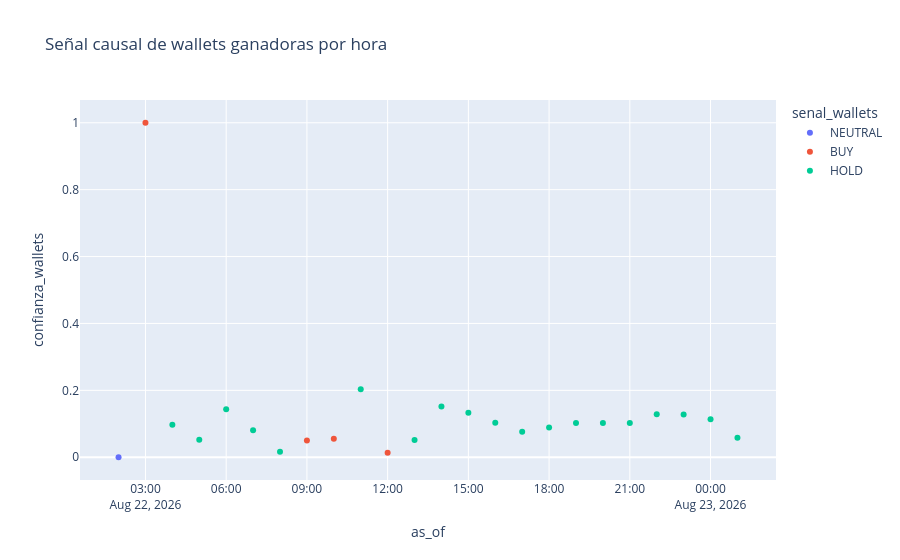
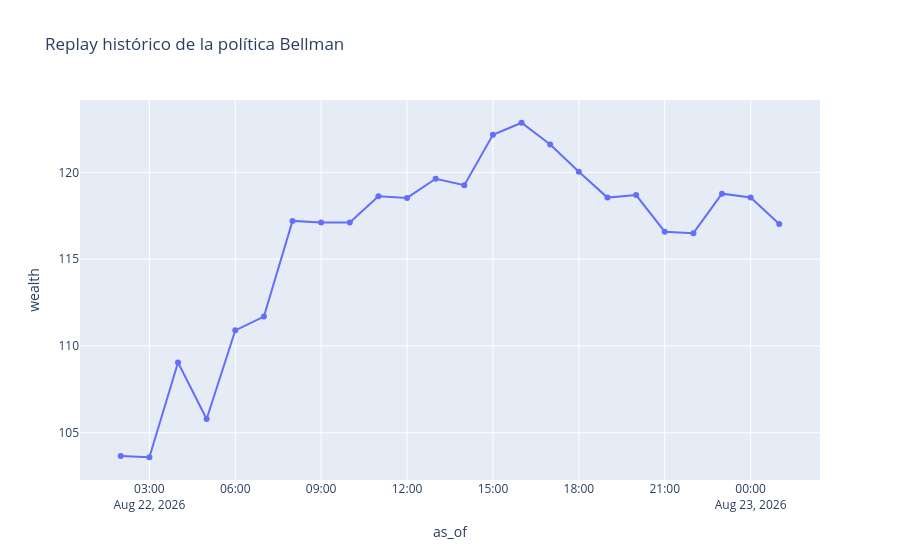

Notebook code for these charts, in order:
### Code cell
import plotly.express as px

fig_senal = px.scatter(
    observaciones_rl,
    x="as_of",
    y="confianza_wallets",
    color="senal_wallets",
    hover_data=["support_buy", "support_sell", "support_hold"],
    title="Señal causal de wallets ganadoras por hora",
)

fig_replay = px.line(
    replay,
    x="as_of",
    y="wealth",
    markers=True,
    title="Replay histórico de la política Bellman",
)

fig_senal.show()
fig_replay.show()

### Figure 1 — Plotly figure (JSON) as saved in the notebook; plotly's stock layout.template omitted (floating-point values rounded to 4 significant figures)
{"data": [{"customdata": [[0.0, 0.0, 0.0]], "hovertemplate": "senal_wallets=NEUTRAL<br>as_of=%{x}<br>confianza_wallets=%{y}<br>support_buy=%{customdata[0]}<br>support_sell=%{customdata[1]}<br>support_hold=%{customdata[2]}<extra></extra>", "legendgroup": "NEUTRAL", "marker": {"color": "#636efa", "symbol": "circle"}, "mode": "markers", "name": "NEUTRAL", "orientation": "v", "showlegend": true, "type": "scatter", "x": ["2026-08-22T02:00:00.000000000"], "xaxis": "x", "y": [0.0], "yaxis": "y"}, {"customdata": [[1.0, 0.0, 0.0], [53.25, 0.0, 48.18], [51.19, 0.0, 45.82], [39.37, 0.8367, 38.3]], "hovertemplate": "senal_wallets=BUY<br>as_of=%{x}<br>confianza_wallets=%{y}<br>support_buy=%{customdata[0]}<br>support_sell=%{customdata[1]}<br>support_hold=%{customdata[2]}<extra></extra>", "legendgroup": "BUY", "marker": {"color": "#EF553B", "symbol": "circle"}, "mode": "markers", "name": "BUY", "orientation": "v", "showlegend": true, "type": "scatter", "x": ["2026-08-22T03:00:00.000000000", "2026-08-22T09:00:00.000000000", "2026-08-22T10:00:00.000000000", "2026-08-22T12:00:00.000000000"], "xaxis": "x", "y": [1.0, 0.04999, 0.05541, 0.01357], "yaxis": "y"}, {"customdata": [[9.12, 0.0, 11.08], [16.88, 0.0, 18.74], [13.86, 0.0, 18.49], [30.61, 0.0, 35.98], [40.26, 0.0, 41.63], [18.05, 6.26, 28.84], [31.98, 0.8367, 35.5], [25.07, 0.9244, 34.2], [26.73, 0.9244, 35.05], [28.41, 0.9, 35.07], [30.1, 0.9, 35.15], [29.24, 1.76, 35.11], [28.4, 1.76, 35.09], [28.4, 1.769, 35.09], [28.42, 1.777, 35.08], [26.76, 2.637, 35.01], [26.78, 2.605, 35.0], [27.59, 2.605, 35.02], [31.02, 2.605, 35.02]], "hovertemplate": "senal_wallets=HOLD<br>as_of=%{x}<br>confianza_wallets=%{y}<br>support_buy=%{customdata[0]}<br>support_sell=%{customdata[1]}<br>support_hold=%{customdata[2]}<extra></extra>", "legendgroup": "HOLD", "marker": {"color": "#00cc96", "symbol": "circle"}, "mode": "markers", "name": "HOLD", "orientation": "v", "showlegend": true, "type": "scatter", "x": ["2026-08-22T04:00:00.000000000", "2026-08-22T05:00:00.000000000", "2026-08-22T06:00:00.000000000", "2026-08-22T07:00:00.000000000", "2026-08-22T08:00:00.000000000", "2026-08-22T11:00:00.000000000", "2026-08-22T13:00:00.000000000", "2026-08-22T14:00:00.000000000", "2026-08-22T15:00:00.000000000", "2026-08-22T16:00:00.000000000", "2026-08-22T17:00:00.000000000", "2026-08-22T18:00:00.000000000", "2026-08-22T19:00:00.000000000", "2026-08-22T20:00:00.000000000", "2026-08-22T21:00:00.000000000", "2026-08-22T22:00:00.000000000", "2026-08-22T23:00:00.000000000", "2026-08-23T00:00:00.000000000", "2026-08-23T01:00:00.000000000"], "xaxis": "x", "y": [0.09703, 0.05222, 0.1433, 0.08066, 0.01668, 0.2031, 0.05146, 0.1518, 0.1327, 0.1035, 0.07626, 0.08881, 0.1026, 0.1026, 0.102, 0.1282, 0.1278, 0.1139, 0.05836], "yaxis": "y"}], "layout": {"legend": {"title": {"text": "senal_wallets"}, "tracegroupgap": 0}, "title": {"text": "Señal causal de wallets ganadoras por hora"}, "xaxis": {"anchor": "y", "domain": [0, 1], "title": {"text": "as_of"}}, "yaxis": {"anchor": "x", "domain": [0, 1], "title": {"text": "confianza_wallets"}}}}

### Figure 2 — Plotly figure (JSON) as saved in the notebook; plotly's stock layout.template omitted (floating-point values rounded to 4 significant figures)
{"data": [{"hovertemplate": "as_of=%{x}<br>wealth=%{y}<extra></extra>", "legendgroup": "", "line": {"color": "#636efa", "dash": "solid"}, "marker": {"symbol": "circle"}, "mode": "lines+markers", "name": "", "orientation": "v", "showlegend": false, "type": "scatter", "x": ["2026-08-22T02:00:00.000000000", "2026-08-22T03:00:00.000000000", "2026-08-22T04:00:00.000000000", "2026-08-22T05:00:00.000000000", "2026-08-22T06:00:00.000000000", "2026-08-22T07:00:00.000000000", "2026-08-22T08:00:00.000000000", "2026-08-22T09:00:00.000000000", "2026-08-22T10:00:00.000000000", "2026-08-22T11:00:00.000000000", "2026-08-22T12:00:00.000000000", "2026-08-22T13:00:00.000000000", "2026-08-22T14:00:00.000000000", "2026-08-22T15:00:00.000000000", "2026-08-22T16:00:00.000000000", "2026-08-22T17:00:00.000000000", "2026-08-22T18:00:00.000000000", "2026-08-22T19:00:00.000000000", "2026-08-22T20:00:00.000000000", "2026-08-22T21:00:00.000000000", "2026-08-22T22:00:00.000000000", "2026-08-22T23:00:00.000000000", "2026-08-23T00:00:00.000000000", "2026-08-23T01:00:00.000000000"], "xaxis": "x", "y": [103.7, 103.6, 109.0, 105.8, 110.9, 111.7, 117.2, 117.1, 117.1, 118.6, 118.5, 119.6, 119.3, 122.2, 122.9, 121.6, 120.0, 118.5, 118.7, 116.6, 116.5, 118.8, 118.5, 117.0], "yaxis": "y"}], "layout": {"legend": {"tracegroupgap": 0}, "title": {"text": "Replay histórico de la política Bellman"}, "xaxis": {"anchor": "y", "domain": [0, 1], "title": {"text": "as_of"}}, "yaxis": {"anchor": "x", "domain": [0, 1], "title": {"text": "wealth"}}}}
